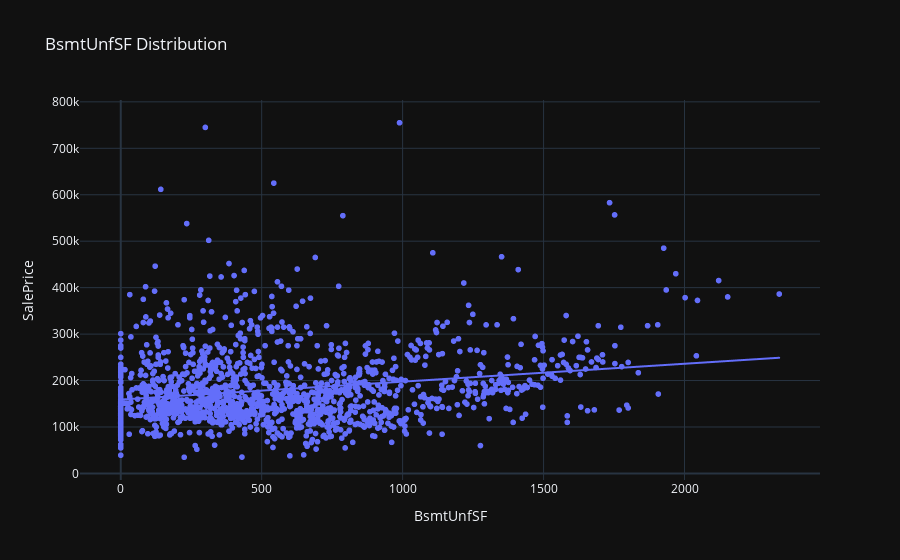

The cell this chart's notebook holds for it:
### Markdown cell above
# BsmtUnfSF Column

### Code cell
fig = px.scatter(df, x = 'BsmtUnfSF',
                 y = 'SalePrice',
                 trendline = "ols", title = 'BsmtUnfSF Distribution')
fig.show()

### Figure 1 — Plotly figure (JSON) as saved in the notebook; plotly's stock layout.template omitted (floating-point values rounded to 4 significant figures; data arrays with more than 128 entries replaced by an {"elided": "..."} marker saying what was removed)
{"data": [{"hovertemplate": "BsmtUnfSF=%{x}<br>SalePrice=%{y}<extra></extra>", "legendgroup": "", "marker": {"color": "#636efa", "symbol": "circle"}, "mode": "markers", "name": "", "showlegend": false, "x": {"elided": "1460 int values"}, "xaxis": "x", "y": {"elided": "1460 int values"}, "yaxis": "y", "type": "scattergl"}, {"hovertemplate": "<b>OLS trendline</b><br>SalePrice = 38.5608 * BsmtUnfSF + 159048<br>R<sup>2</sup>=0.046001<br><br>BsmtUnfSF=%{x}<br>SalePrice=%{y} <b>(trend)</b><extra></extra>", "legendgroup": "", "marker": {"color": "#636efa", "symbol": "circle"}, "mode": "lines", "name": "", "showlegend": false, "x": {"elided": "1460 int values"}, "xaxis": "x", "y": {"elided": "1460 float values"}, "yaxis": "y", "type": "scattergl"}], "layout": {"xaxis": {"anchor": "y", "domain": [0.0, 1.0], "title": {"text": "BsmtUnfSF"}}, "yaxis": {"anchor": "x", "domain": [0.0, 1.0], "title": {"text": "SalePrice"}}, "legend": {"tracegroupgap": 0}, "title": {"text": "BsmtUnfSF Distribution"}}}
